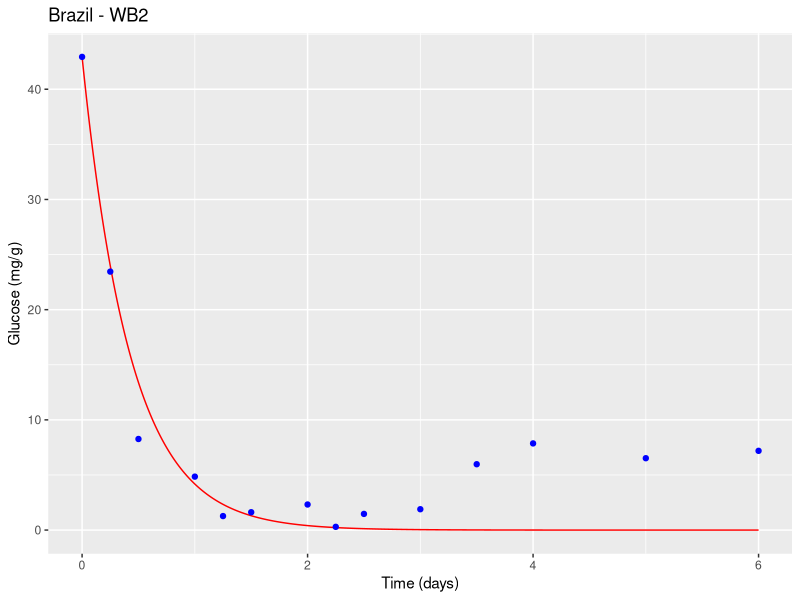
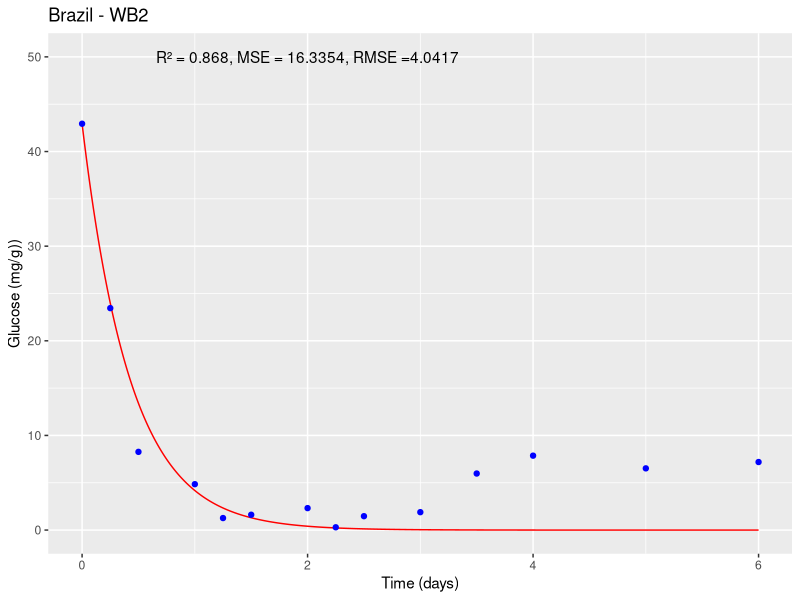
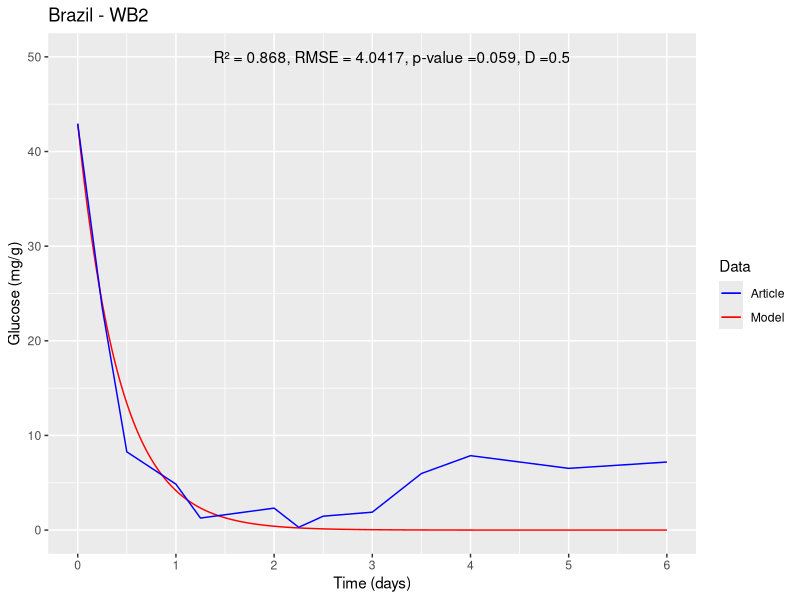

Write the R code that produced these figures, in order.
#Packages#
install.packages("deSolve")
install.packages("ggplot2")
#Libraries#
library(deSolve)
library(ggplot2)

state1<-c(y=42.936) # Initial state #
times1<-seq(0,6,1/10000) #6 days with 10000 intervals per day#
parameters1<-c(Y1=146.94,Y2=51.194) #Parameter values#
#(Papalexandratou et al., 2011) Brazil <- Brazil - WB2#
#doi:10.1016/j.fm.2011.06.003#
#Brazil - WB2#

#(i). DATA TO FEED THE GLUCOSE MODEL#

#nu1#
U<- 0.3279
G<- 42.936
K<-0.6730
L<-0.0047543
U1 <- (U*G/G+K*L)*L
U1
#nu2#
U2<- 0.1492 
G2<- 42.936
K2<-0.5379
BAL2<-0.0002212

U2 <- (U2*G2/G2+K2*BAL2)*BAL2
U2

#Differential equation#
ODE1<-function(times,state,parameters){ 
  y<-state[1] #inital state
  Y1<-parameters[1] #parameter 1
  Y2<-parameters[2] #parameter 2
  dy<--(Y1*U1/0.10)*y-(Y2*U2/0.10)*y #equation
  res<-dy
  list(res)
}


#number solution#
solution1<-lsoda(state1, times1, ODE1, parameters1)

#(ii). EXPERIMENTAL DATA OF ARTICLE#

ts = c(0,6/24,12/24,24/24,30/24,36/24,48/24,54/24,60/24,72/24,84/24,96/24,120/24,144/24)
glu<-c(42.936,23.452,8.264,4.85,1.27,1.62,2.32,0.294,1.467,1.892,5.975,7.863,6.521,7.19)

#Graph#

df <- data.frame(time = solution1[,1], glucose = solution1[,2])
d<-ggplot() +
  geom_line(data = df, aes(x = time, y = glucose), color = "red") +
  geom_point(data = data.frame(time = ts, glucose = glu), aes(x = time, y = glucose), color = "blue") +
  xlab("Time (days)") + ylab("Glucose (mg/g)") +
  ggtitle("Brazil - WB2")
plot(d)


#Statistical validation#

#To statistically validate the mathematical model, various analysis tools can be used,
#but one of the most common is to compare the model results with experimental data and evaluate the quality of the fit.
#In this case, one can use the coefficient of determination (R²), the mean squared error (MSE), and the root mean square error (RMSE) as fitting measures#

#To calculate R², MSE, and RMSE, one can compare the values predicted by the model with
#the experimental data. First, extract the values predicted by the model at the same points 
#where the experimental measurements were taken, 
#using the approx() function in R:

pred <- approx(solution1[,1], solution1[,2], ts)$y

#Then, R², MSE, and RMSE can be calculated using the following formulas:
SSE <- sum((glu - pred)^2)
SST <- sum((glu - mean(glu))^2)
R2 <- 1 - SSE/SST
MSE <- SSE/length(glu)
RMSE <- sqrt(MSE)

#Where SSE is the sum of squared errors,
#SST is the total sum of squares,
#R² is the coefficient of determination, MSE is the mean squared error and RMSE is the root mean square error.

cat("R² = ", round(R2, 4), "\n")
cat("MSE = ", round(MSE, 4), "\n")
cat("RMSE = ", round(RMSE, 4), "\n")

#R² measures the proportion of total variation in the experimental data
#that is explained by the model. A value of R² close to 1 indicates a good fit of the model to the experimental data

#MSE measures the average of squared errors between experimental values
#and the values predicted by the model. A low MSE value indicates good predictive capability of the model.

#The root mean square error (RMSE) was determined, which quantifies the magnitude of deviation of simulated values from observed values.

d <- ggplot() +
  geom_line(data = df, aes(x = time, y = glucose), color = "red") +
  geom_point(data = data.frame(time = ts, glucose = glu), aes(x = time, y = glucose), color = "blue") +
  xlab("Time (days)") + ylab("Glucose (mg/g))") +
  ggtitle("Brazil - WB2") +
  annotate("text", x = 2, y = 50, label = paste0("R² = ", round(R2, 4), ", MSE = ", round(MSE, 4),", RMSE =", round(RMSE, 4)))

plot(d)

#Two-sample Kolmogorov–Smirnov test - KS#
#Ho: The simulation results follow the same distribution of experimental data#
#Ha: The simulation results do not follow the same distribution of experimental data#
#Hypothesis test with an alpha of 0.05#
#to determine if there is a significant difference between the data and the exponential distribution#
#Hypothesis test 
alpha <- 0.05

# Perform Kolmogorov-Smirnov test
ks_test <- ks.test(glu, pred)
ks_test

# Results Kolmogorov-Smirnov test
cat("Kolmogorov-Smirnov test:", "\n")
cat("Test statistic:", round(ks_test$statistic, 4), "\n")
cat("p-value:", round(ks_test$p.value, 4), "\n")

if (ks_test$p.value < alpha) {
  cat("The simulation results do not follow the same distribution of experimental data.\n")
} else {
  cat("The simulation results follow the same distribution of experimental data.\n")
}

#Final plot#
p_value <- round(ks_test$p.value, 4)
D <- round(ks_test$statistic, 4)

# First, define the colors we want to use for each element:
colors <- c(Model = "red", Article = "blue")

# Then the script is modified to assign a name to each geom and set the color scale manually
d <- ggplot() +
  geom_line(data = df, aes(x = time, y = glucose, color = "Model"), show.legend = TRUE) +
  geom_line(data = data.frame(time = ts, glucose = glu), aes(x = time, y = glucose, color = "Article"), show.legend = TRUE) +
  xlab("Time (days)") + ylab("Glucose (mg/g)") +
  ggtitle("Brazil - WB2") +
  annotate("text", x = 3.2, y = 50, label = paste0("R² = ", round(R2, 4), ", RMSE = ", round(RMSE, 4), ", p-value =", round(p_value, 4), ", D =", round(D, 4))) +
  labs(color = "Data") +  # Change the title of the legend
  scale_color_manual(values = colors) +
  scale_x_continuous(limits = c(0, 6), breaks = seq(0, 6, 1)) +  # x-axis boundaries and intervals between marks
  scale_y_continuous(limits = c(0, 50), breaks = seq(0, 50, 10)) # y-axis boundaries and intervals between marks

#PLOT#
print(d)
